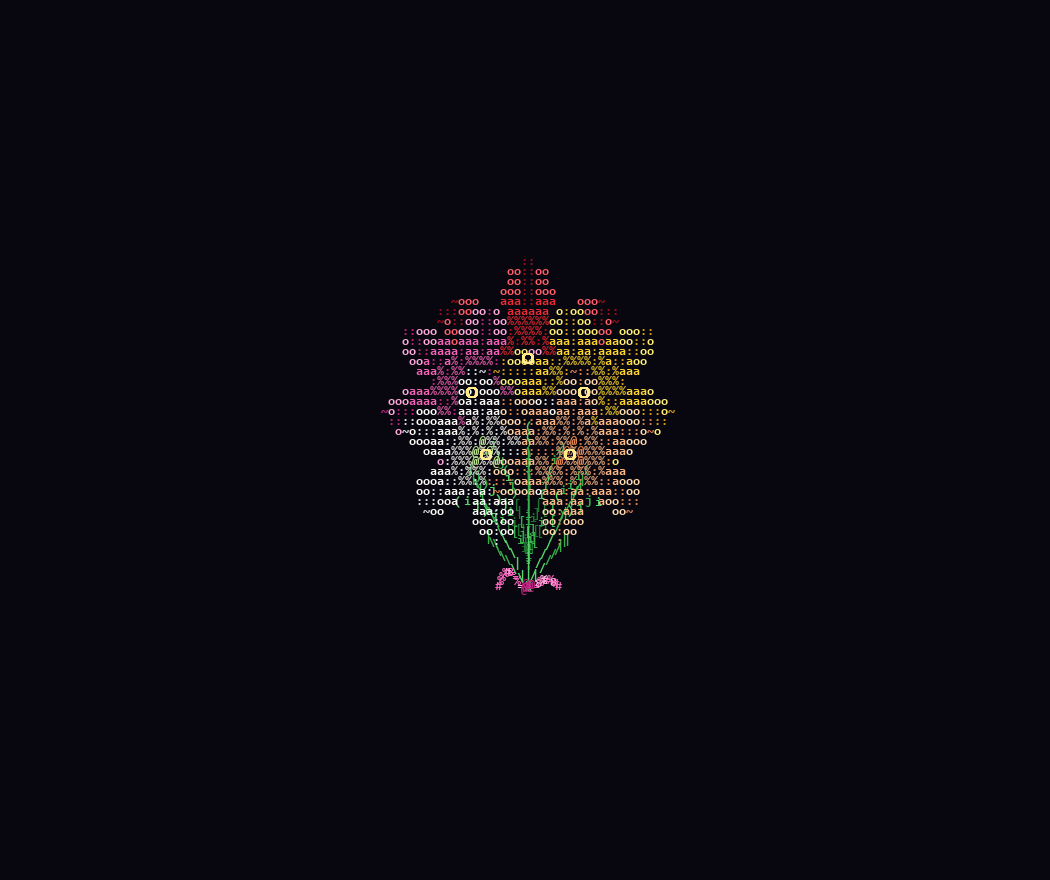

Recreate this plot in Python.
"""Render the final LilyBouquet2D state to a PNG for visual comparison."""
import os
os.environ["SDL_VIDEODRIVER"] = "dummy"
import pygame, math
from letter import LilyBouquet2D, WINDOW_WIDTH, WINDOW_HEIGHT, COLOR_BG, COL_STARDUST

pygame.init()
screen = pygame.display.set_mode((WINDOW_WIDTH, WINDOW_HEIGHT))
font = pygame.font.SysFont(["consolas", "couriernew", "monospace"], 13, bold=True)

cx, cy = WINDOW_WIDTH // 2, WINDOW_HEIGHT // 2 - 10
lilies = LilyBouquet2D(cx, cy, total_points=2490)

screen.fill(COLOR_BG)
for pt in lilies.points:
    screen.blit(font.render(pt["char"], True, pt["color"]),
                (int(pt["base_x"]), int(pt["base_y"])))

pygame.image.save(screen, "preview_lilies.png")
print("saved preview_lilies.png", len(lilies.points))
